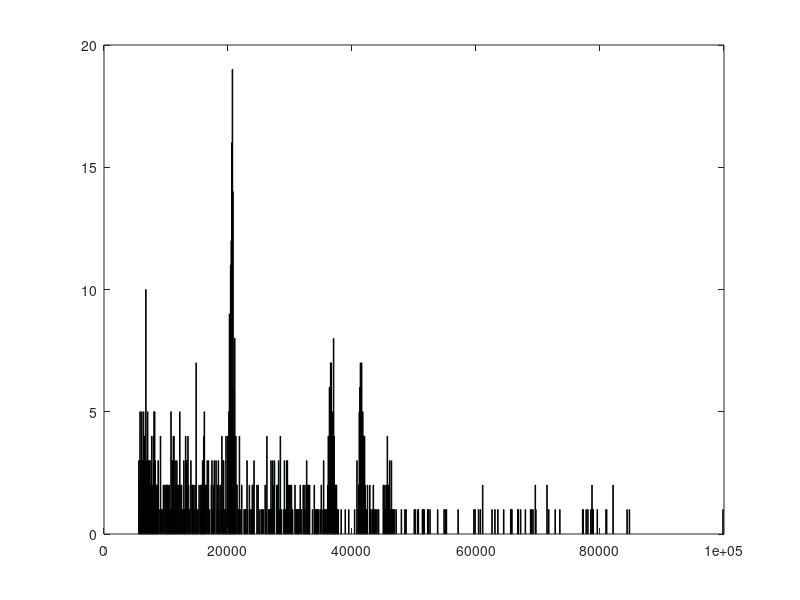
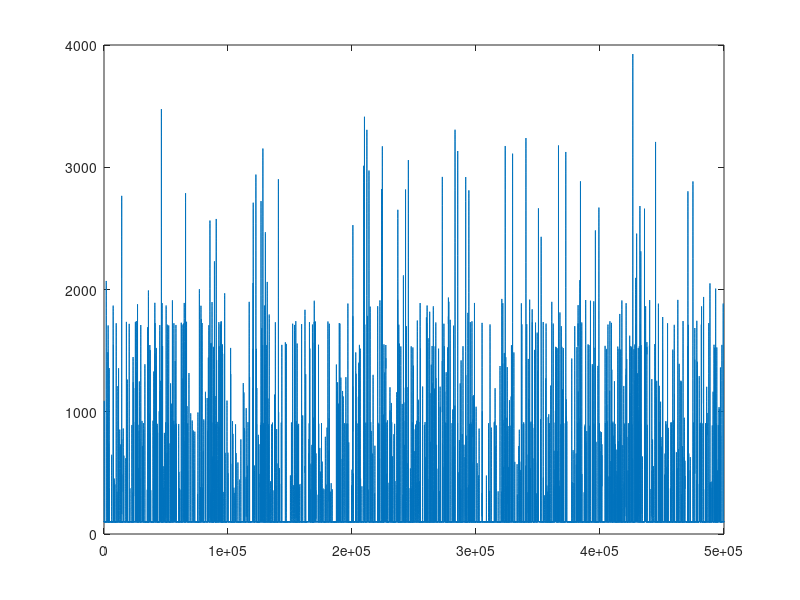
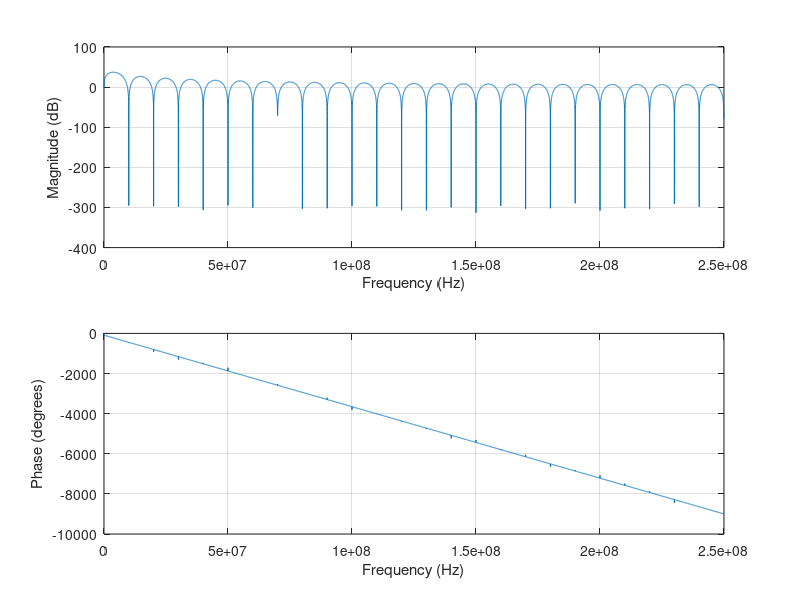

The MATLAB source for these figures, in order:
clear all;
close all;
load y_out;
y_out1=y_out;
B=[-ones(1,50) ones(1,50)];
y_out=filter(B,1,y_out1);
%y_out1=y_out1(1:10000);
%y_out=y_out1;
n=1;
N=length(y_out);
cont_ris=1;
trigger_su=0;
trigger_giu=0;
cont_su=0;
cont_giu=0;
massimo=0;
LIM_SU=50;
LIM_GIU=20;
while (n<N)
    
    if (massimo < y_out(n+1) && cont_giu==0)
        massimo = y_out(n+1);
    end
    
    if y_out(n+1) > y_out(n)
        cont_giu=0;
        cont_su=cont_su+1;
    else
        cont_su=0;
        cont_giu=cont_giu+1;
    end
    
    if cont_su>LIM_SU
        trigger_su=1;
    end
    
    if cont_giu>LIM_GIU && trigger_su==1
        trigger_giu=1;
    end
        %debug4(n)=0;
    
    if (trigger_su ==1 && trigger_giu==1)
        if (massimo>400)
            ris(cont_ris)=massimo;
        
            cont_ris=cont_ris+1;
            %debug4(n)=1;
        
        end
        trigger_su=0;
        trigger_giu=0;
        massimo=0;
        end
    n=n+1;
    
%   debug1(n)=cont_su;
%   debug2(n)=cont_giu;
%   debug3(n)=massimo;
   
end

%plot(y_out)
%hold on
%plot(debug1,'r')
%plot(debug2,'g')
%plot(debug3,'k')
%plot(debug4*1000,'c')
%grid on

figure(1)
hist(ris,1000)
figure(2)
plot(y_out1)
figure(3)
freqz(B,1,10000,500e6);


